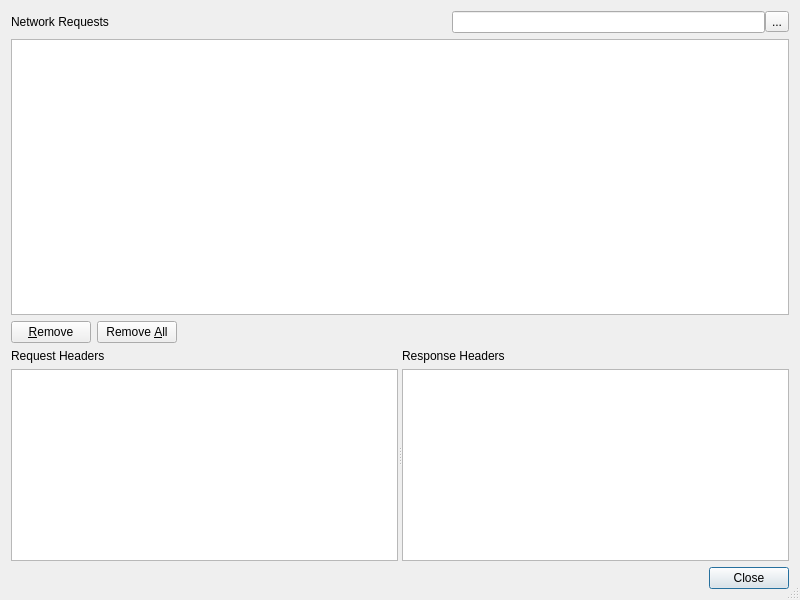
<?xml version="1.0" encoding="UTF-8"?>
<ui version="4.0">
 <class>E5NetworkMonitor</class>
 <widget class="QDialog" name="E5NetworkMonitor">
  <property name="geometry">
   <rect>
    <x>0</x>
    <y>0</y>
    <width>800</width>
    <height>600</height>
   </rect>
  </property>
  <property name="windowTitle">
   <string>Network Monitor</string>
  </property>
  <property name="sizeGripEnabled">
   <bool>true</bool>
  </property>
  <layout class="QVBoxLayout" name="verticalLayout_3">
   <item>
    <layout class="QHBoxLayout" name="horizontalLayout_2">
     <item>
      <widget class="QLabel" name="label">
       <property name="text">
        <string>Network Requests</string>
       </property>
      </widget>
     </item>
     <item>
      <spacer name="horizontalSpacer">
       <property name="orientation">
        <enum>Qt::Horizontal</enum>
       </property>
       <property name="sizeHint" stdset="0">
        <size>
         <width>40</width>
         <height>20</height>
        </size>
       </property>
      </spacer>
     </item>
     <item>
      <layout class="QHBoxLayout" name="horizontalLayout">
       <property name="spacing">
        <number>0</number>
       </property>
       <item>
        <widget class="QLineEdit" name="searchEdit">
         <property name="toolTip">
          <string>Enter search term for requests</string>
         </property>
        </widget>
       </item>
       <item>
        <widget class="QToolButton" name="clearButton">
         <property name="text">
          <string>...</string>
         </property>
        </widget>
       </item>
      </layout>
     </item>
    </layout>
   </item>
   <item>
    <widget class="E5TableView" name="requestsList">
     <property name="alternatingRowColors">
      <bool>true</bool>
     </property>
     <property name="selectionBehavior">
      <enum>QAbstractItemView::SelectRows</enum>
     </property>
     <property name="showGrid">
      <bool>false</bool>
     </property>
     <property name="sortingEnabled">
      <bool>false</bool>
     </property>
    </widget>
   </item>
   <item>
    <layout class="QHBoxLayout" name="horizontalLayout_3">
     <item>
      <widget class="QPushButton" name="removeButton">
       <property name="toolTip">
        <string>Press to remove the selected requests</string>
       </property>
       <property name="text">
        <string>&amp;Remove</string>
       </property>
       <property name="autoDefault">
        <bool>false</bool>
       </property>
      </widget>
     </item>
     <item>
      <widget class="QPushButton" name="removeAllButton">
       <property name="toolTip">
        <string>Press to remove all requests</string>
       </property>
       <property name="text">
        <string>Remove &amp;All</string>
       </property>
       <property name="autoDefault">
        <bool>false</bool>
       </property>
      </widget>
     </item>
     <item>
      <spacer name="horizontalSpacer_2">
       <property name="orientation">
        <enum>Qt::Horizontal</enum>
       </property>
       <property name="sizeHint" stdset="0">
        <size>
         <width>40</width>
         <height>20</height>
        </size>
       </property>
      </spacer>
     </item>
    </layout>
   </item>
   <item>
    <widget class="QSplitter" name="splitter">
     <property name="orientation">
      <enum>Qt::Horizontal</enum>
     </property>
     <widget class="QWidget" name="layoutWidget">
      <layout class="QVBoxLayout" name="verticalLayout">
       <item>
        <widget class="QLabel" name="label_2">
         <property name="text">
          <string>Request Headers</string>
         </property>
        </widget>
       </item>
       <item>
        <widget class="QTableView" name="requestHeadersList">
         <property name="alternatingRowColors">
          <bool>true</bool>
         </property>
         <property name="showGrid">
          <bool>false</bool>
         </property>
         <property name="sortingEnabled">
          <bool>false</bool>
         </property>
        </widget>
       </item>
      </layout>
     </widget>
     <widget class="QWidget" name="layoutWidget">
      <layout class="QVBoxLayout" name="verticalLayout_2">
       <item>
        <widget class="QLabel" name="label_3">
         <property name="text">
          <string>Response Headers</string>
         </property>
        </widget>
       </item>
       <item>
        <widget class="QTableView" name="responseHeadersList">
         <property name="alternatingRowColors">
          <bool>true</bool>
         </property>
         <property name="showGrid">
          <bool>false</bool>
         </property>
         <property name="sortingEnabled">
          <bool>false</bool>
         </property>
        </widget>
       </item>
      </layout>
     </widget>
    </widget>
   </item>
   <item>
    <widget class="QDialogButtonBox" name="buttonBox">
     <property name="orientation">
      <enum>Qt::Horizontal</enum>
     </property>
     <property name="standardButtons">
      <set>QDialogButtonBox::Close</set>
     </property>
    </widget>
   </item>
  </layout>
 </widget>
 <customwidgets>
  <customwidget>
   <class>E5TableView</class>
   <extends>QTableView</extends>
   <header>E5Gui/E5TableView.h</header>
  </customwidget>
 </customwidgets>
 <tabstops>
  <tabstop>searchEdit</tabstop>
  <tabstop>clearButton</tabstop>
  <tabstop>requestsList</tabstop>
  <tabstop>removeButton</tabstop>
  <tabstop>removeAllButton</tabstop>
  <tabstop>requestHeadersList</tabstop>
  <tabstop>responseHeadersList</tabstop>
  <tabstop>buttonBox</tabstop>
 </tabstops>
 <resources/>
 <connections>
  <connection>
   <sender>buttonBox</sender>
   <signal>accepted()</signal>
   <receiver>E5NetworkMonitor</receiver>
   <slot>accept()</slot>
   <hints>
    <hint type="sourcelabel">
     <x>252</x>
     <y>595</y>
    </hint>
    <hint type="destinationlabel">
     <x>157</x>
     <y>274</y>
    </hint>
   </hints>
  </connection>
  <connection>
   <sender>buttonBox</sender>
   <signal>rejected()</signal>
   <receiver>E5NetworkMonitor</receiver>
   <slot>reject()</slot>
   <hints>
    <hint type="sourcelabel">
     <x>320</x>
     <y>595</y>
    </hint>
    <hint type="destinationlabel">
     <x>286</x>
     <y>274</y>
    </hint>
   </hints>
  </connection>
  <connection>
   <sender>clearButton</sender>
   <signal>clicked()</signal>
   <receiver>searchEdit</receiver>
   <slot>clear()</slot>
   <hints>
    <hint type="sourcelabel">
     <x>780</x>
     <y>14</y>
    </hint>
    <hint type="destinationlabel">
     <x>753</x>
     <y>20</y>
    </hint>
   </hints>
  </connection>
 </connections>
</ui>
